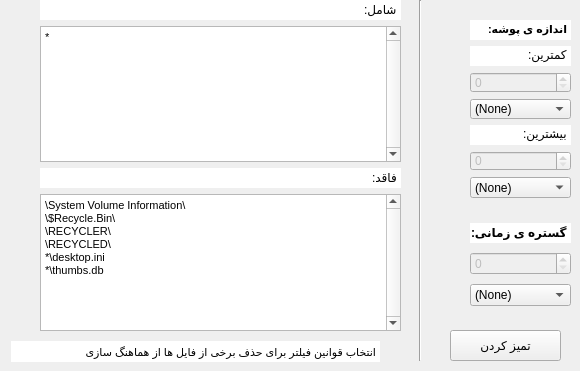
      <widget class="QWidget" name="tab_2">
       <attribute name="icon">
        <iconset>
         <normaloff>../funnel.png</normaloff>../funnel.png</iconset>
       </attribute>
       <attribute name="title">
        <string>فیلتر(F7)</string>
       </attribute>
       <widget class="QWidget" name="verticalLayoutWidget_4">
        <property name="geometry">
         <rect>
          <x>40</x>
          <y>0</y>
          <width>361</width>
          <height>331</height>
         </rect>
        </property>
        <layout class="QGridLayout" name="gridLayout_2">
         <item row="1" column="0">
          <widget class="QTextEdit" name="textEdit_100">
           <property name="verticalScrollBarPolicy">
            <enum>Qt::ScrollBarAlwaysOn</enum>
           </property>
           <property name="horizontalScrollBarPolicy">
            <enum>Qt::ScrollBarAsNeeded</enum>
           </property>
           <property name="html">
            <string>&lt;!DOCTYPE HTML PUBLIC &quot;-//W3C//DTD HTML 4.0//EN&quot; &quot;http://www.w3.org/TR/REC-html40/strict.dtd&quot;&gt;
&lt;html&gt;&lt;head&gt;&lt;meta name=&quot;qrichtext&quot; content=&quot;1&quot; /&gt;&lt;style type=&quot;text/css&quot;&gt;
p, li { white-space: pre-wrap; }
&lt;/style&gt;&lt;/head&gt;&lt;body style=&quot; font-family:'MS Shell Dlg 2'; font-size:8.25pt; font-weight:400; font-style:normal;&quot;&gt;
&lt;p style=&quot; margin-top:0px; margin-bottom:0px; margin-left:0px; margin-right:0px; -qt-block-indent:0; text-indent:0px;&quot;&gt;*&lt;/p&gt;
&lt;p style=&quot;-qt-paragraph-type:empty; margin-top:0px; margin-bottom:0px; margin-left:0px; margin-right:0px; -qt-block-indent:0; text-indent:0px;&quot;&gt;&lt;br /&gt;&lt;/p&gt;&lt;/body&gt;&lt;/html&gt;</string>
           </property>
          </widget>
         </item>
         <item row="2" column="0">
          <widget class="QLineEdit" name="lineEdit_30">
           <property name="text">
            <string>فاقد:</string>
           </property>
           <property name="frame">
            <bool>false</bool>
           </property>
          </widget>
         </item>
         <item row="0" column="0">
          <widget class="QLineEdit" name="lineEdit_20">
           <property name="text">
            <string>شامل:</string>
           </property>
           <property name="frame">
            <bool>false</bool>
           </property>
          </widget>
         </item>
         <item row="3" column="0">
          <widget class="QTextEdit" name="textEdit_20">
           <property name="verticalScrollBarPolicy">
            <enum>Qt::ScrollBarAlwaysOn</enum>
           </property>
           <property name="html">
            <string>&lt;!DOCTYPE HTML PUBLIC &quot;-//W3C//DTD HTML 4.0//EN&quot; &quot;http://www.w3.org/TR/REC-html40/strict.dtd&quot;&gt;
&lt;html&gt;&lt;head&gt;&lt;meta name=&quot;qrichtext&quot; content=&quot;1&quot; /&gt;&lt;style type=&quot;text/css&quot;&gt;
p, li { white-space: pre-wrap; }
&lt;/style&gt;&lt;/head&gt;&lt;body style=&quot; font-family:'MS Shell Dlg 2'; font-size:8.25pt; font-weight:400; font-style:normal;&quot;&gt;
&lt;p style=&quot; margin-top:0px; margin-bottom:0px; margin-left:0px; margin-right:0px; -qt-block-indent:0; text-indent:0px;&quot;&gt;\System Volume Information\&lt;/p&gt;
&lt;p style=&quot; margin-top:0px; margin-bottom:0px; margin-left:0px; margin-right:0px; -qt-block-indent:0; text-indent:0px;&quot;&gt;\$Recycle.Bin\&lt;/p&gt;
&lt;p style=&quot; margin-top:0px; margin-bottom:0px; margin-left:0px; margin-right:0px; -qt-block-indent:0; text-indent:0px;&quot;&gt;\RECYCLER\&lt;/p&gt;
&lt;p style=&quot; margin-top:0px; margin-bottom:0px; margin-left:0px; margin-right:0px; -qt-block-indent:0; text-indent:0px;&quot;&gt;\RECYCLED\&lt;/p&gt;
&lt;p style=&quot; margin-top:0px; margin-bottom:0px; margin-left:0px; margin-right:0px; -qt-block-indent:0; text-indent:0px;&quot;&gt;*\desktop.ini&lt;/p&gt;
&lt;p style=&quot; margin-top:0px; margin-bottom:0px; margin-left:0px; margin-right:0px; -qt-block-indent:0; text-indent:0px;&quot;&gt;*\thumbs.db&lt;/p&gt;
&lt;p style=&quot;-qt-paragraph-type:empty; margin-top:0px; margin-bottom:0px; margin-left:0px; margin-right:0px; -qt-block-indent:0; text-indent:0px;&quot;&gt;&lt;br /&gt;&lt;/p&gt;&lt;/body&gt;&lt;/html&gt;</string>
           </property>
          </widget>
         </item>
        </layout>
       </widget>
       <widget class="QWidget" name="verticalLayoutWidget_6">
        <property name="geometry">
         <rect>
          <x>470</x>
          <y>20</y>
          <width>101</width>
          <height>178</height>
         </rect>
        </property>
        <layout class="QGridLayout" name="gridLayout_3">
         <item row="6" column="0">
          <widget class="QComboBox" name="comboBox_100">
           <item>
            <property name="text">
             <string>(None)</string>
            </property>
           </item>
           <item>
            <property name="text">
             <string>Byte</string>
            </property>
           </item>
           <item>
            <property name="text">
             <string>KB</string>
            </property>
           </item>
           <item>
            <property name="text">
             <string>MB</string>
            </property>
           </item>
          </widget>
         </item>
         <item row="5" column="0">
          <widget class="QSpinBox" name="spinBox_30">
           <property name="enabled">
            <bool>false</bool>
           </property>
          </widget>
         </item>
         <item row="3" column="0">
          <widget class="QComboBox" name="comboBox_30">
           <item>
            <property name="text">
             <string>(None)</string>
            </property>
           </item>
           <item>
            <property name="text">
             <string>Byte</string>
            </property>
           </item>
           <item>
            <property name="text">
             <string>KB</string>
            </property>
           </item>
           <item>
            <property name="text">
             <string>MB</string>
            </property>
           </item>
          </widget>
         </item>
         <item row="4" column="0">
          <widget class="QLineEdit" name="lineEdit_40">
           <property name="enabled">
            <bool>true</bool>
           </property>
           <property name="text">
            <string>بیشترین:</string>
           </property>
           <property name="frame">
            <bool>false</bool>
           </property>
          </widget>
         </item>
         <item row="2" column="0">
          <widget class="QSpinBox" name="spinBox_100">
           <property name="enabled">
            <bool>false</bool>
           </property>
          </widget>
         </item>
         <item row="1" column="0">
          <widget class="QLineEdit" name="lineEdit_80">
           <property name="enabled">
            <bool>true</bool>
           </property>
           <property name="text">
            <string>کمترین:</string>
           </property>
           <property name="frame">
            <bool>false</bool>
           </property>
          </widget>
         </item>
         <item row="0" column="0">
          <widget class="QLineEdit" name="lineEdit_70">
           <property name="enabled">
            <bool>true</bool>
           </property>
           <property name="font">
            <font>
             <pointsize>8</pointsize>
             <weight>75</weight>
             <bold>true</bold>
            </font>
           </property>
           <property name="text">
            <string>اندازه ی پوشه:</string>
           </property>
           <property name="frame">
            <bool>false</bool>
           </property>
          </widget>
         </item>
        </layout>
       </widget>
       <widget class="QWidget" name="verticalLayoutWidget_7">
        <property name="geometry">
         <rect>
          <x>470</x>
          <y>220</y>
          <width>101</width>
          <height>91</height>
         </rect>
        </property>
        <layout class="QGridLayout" name="gridLayout_4">
         <item row="0" column="0">
          <widget class="QLineEdit" name="lineEdit_101">
           <property name="enabled">
            <bool>true</bool>
           </property>
           <property name="font">
            <font>
             <weight>75</weight>
             <bold>true</bold>
            </font>
           </property>
           <property name="text">
            <string>گستره ی زمانی:</string>
           </property>
           <property name="frame">
            <bool>false</bool>
           </property>
          </widget>
         </item>
         <item row="1" column="0">
          <widget class="QSpinBox" name="spinBox_20">
           <property name="enabled">
            <bool>false</bool>
           </property>
          </widget>
         </item>
         <item row="2" column="0">
          <widget class="QComboBox" name="comboBox_20">
           <property name="enabled">
            <bool>true</bool>
           </property>
           <item>
            <property name="text">
             <string>(None)</string>
            </property>
           </item>
           <item>
            <property name="text">
             <string>today</string>
            </property>
           </item>
           <item>
            <property name="text">
             <string>this month</string>
            </property>
           </item>
           <item>
            <property name="text">
             <string>this year</string>
            </property>
           </item>
           <item>
            <property name="text">
             <string>last x days</string>
            </property>
           </item>
          </widget>
         </item>
        </layout>
       </widget>
       <widget class="QPushButton" name="pushButton_110">
        <property name="geometry">
         <rect>
          <x>450</x>
          <y>330</y>
          <width>111</width>
          <height>31</height>
         </rect>
        </property>
        <property name="text">
         <string>تمیز کردن</string>
        </property>
       </widget>
       <widget class="QWidget" name="horizontalLayoutWidget_2">
        <property name="geometry">
         <rect>
          <x>410</x>
          <y>0</y>
          <width>21</width>
          <height>361</height>
         </rect>
        </property>
        <layout class="QHBoxLayout" name="horizontalLayout_2">
         <item>
          <widget class="Line" name="line_100">
           <property name="orientation">
            <enum>Qt::Vertical</enum>
           </property>
          </widget>
         </item>
        </layout>
       </widget>
       <widget class="QLabel" name="label_100">
        <property name="geometry">
         <rect>
          <x>0</x>
          <y>80</y>
          <width>31</width>
          <height>31</height>
         </rect>
        </property>
        <property name="text">
         <string/>
        </property>
        <property name="pixmap">
         <pixmap>../index.png</pixmap>
        </property>
        <property name="scaledContents">
         <bool>true</bool>
        </property>
       </widget>
       <widget class="QLabel" name="label_20">
        <property name="geometry">
         <rect>
          <x>0</x>
          <y>240</y>
          <width>31</width>
          <height>31</height>
         </rect>
        </property>
        <property name="text">
         <string/>
        </property>
        <property name="pixmap">
         <pixmap>../2.png</pixmap>
        </property>
        <property name="scaledContents">
         <bool>true</bool>
        </property>
       </widget>
       <widget class="QLabel" name="label_60">
        <property name="enabled">
         <bool>false</bool>
        </property>
        <property name="geometry">
         <rect>
          <x>440</x>
          <y>90</y>
          <width>21</width>
          <height>21</height>
         </rect>
        </property>
        <property name="text">
         <string/>
        </property>
        <property name="pixmap">
         <pixmap>../index.jpg</pixmap>
        </property>
        <property name="scaledContents">
         <bool>true</bool>
        </property>
       </widget>
       <widget class="QLabel" name="label_70">
        <property name="enabled">
         <bool>false</bool>
        </property>
        <property name="geometry">
         <rect>
          <x>440</x>
          <y>240</y>
          <width>21</width>
          <height>21</height>
         </rect>
        </property>
        <property name="text">
         <string/>
        </property>
        <property name="pixmap">
         <pixmap>../if_alarm_17318.png</pixmap>
        </property>
        <property name="scaledContents">
         <bool>true</bool>
        </property>
       </widget>
       <widget class="QTextBrowser" name="textBrowser_20">
        <property name="geometry">
         <rect>
          <x>11</x>
          <y>341</y>
          <width>369</width>
          <height>21</height>
         </rect>
        </property>
        <property name="frameShape">
         <enum>QFrame::NoFrame</enum>
        </property>
        <property name="verticalScrollBarPolicy">
         <enum>Qt::ScrollBarAlwaysOff</enum>
        </property>
        <property name="html">
         <string>&lt;!DOCTYPE HTML PUBLIC &quot;-//W3C//DTD HTML 4.0//EN&quot; &quot;http://www.w3.org/TR/REC-html40/strict.dtd&quot;&gt;
&lt;html&gt;&lt;head&gt;&lt;meta name=&quot;qrichtext&quot; content=&quot;1&quot; /&gt;&lt;style type=&quot;text/css&quot;&gt;
p, li { white-space: pre-wrap; }
&lt;/style&gt;&lt;/head&gt;&lt;body style=&quot; font-family:'MS Shell Dlg 2'; font-size:8.25pt; font-weight:400; font-style:normal;&quot;&gt;
&lt;p dir='rtl' style=&quot; margin-top:0px; margin-bottom:0px; margin-left:0px; margin-right:0px; -qt-block-indent:0; text-indent:0px;&quot;&gt;انتخاب قوانین فیلتر برای حذف برخی از فایل ها از هماهنگ سازی &lt;/p&gt;&lt;/body&gt;&lt;/html&gt;</string>
        </property>
       </widget>
      </widget>
